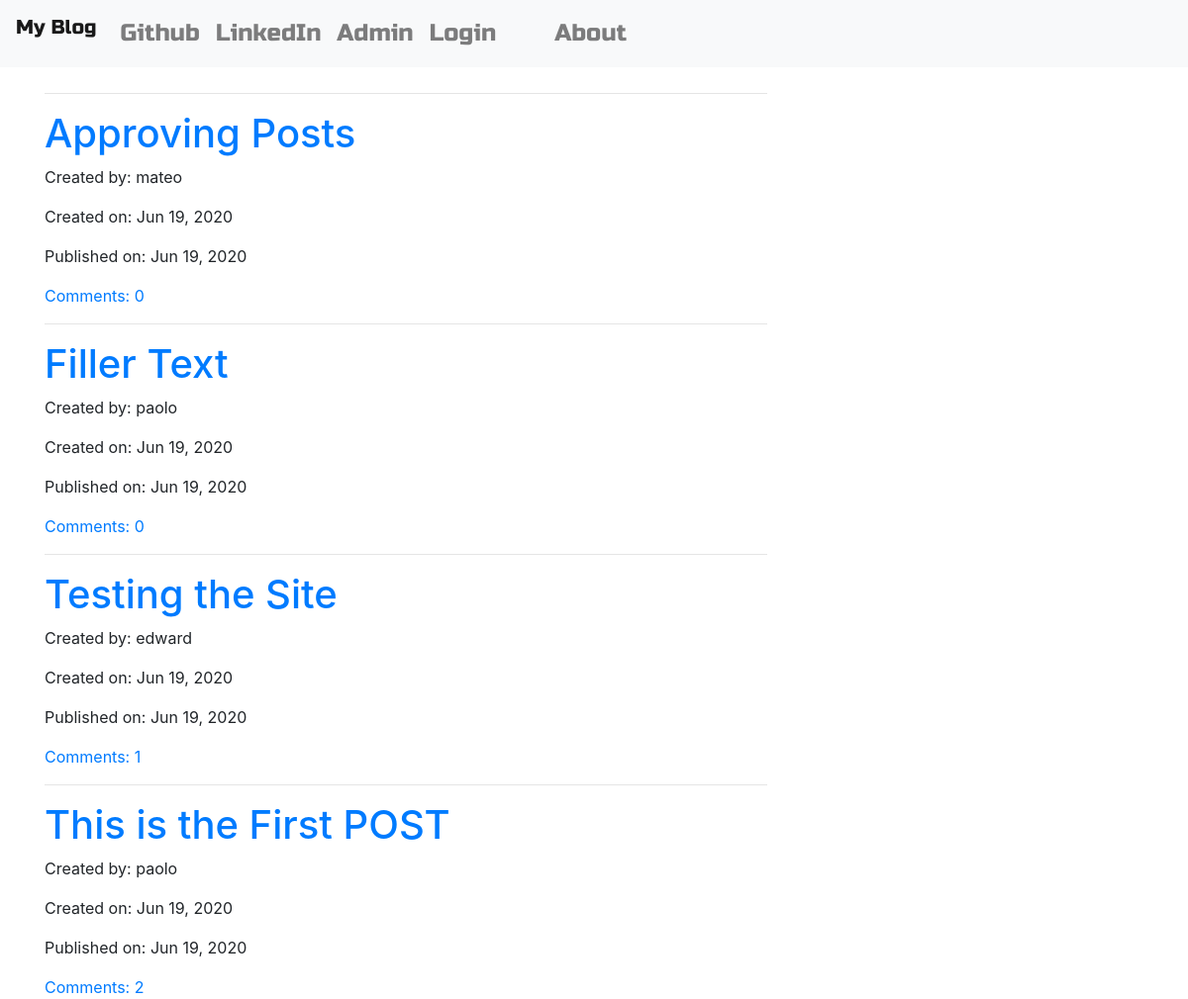
The page / on the database its author committed.
### blog/models.py (models this page shows, shortened)
class Post(models.Model):
    author = models.ForeignKey('auth.User', on_delete=models.CASCADE)
    title = models.CharField(max_length=200)
    text = models.TextField()
    create_date = models.DateTimeField(default=timezone.now)
    published_date = models.DateTimeField(blank=True, null=True)
    def approve_comments(self):
        return self.comments.filter(approved_comment=True)
    def __str__(self):
        return self.title

### blog/views.py (the view)
# urls.py: path('', views.PostListView.as_view(), name='post_list'),
class PostListView(ListView):
    model = Post
    def get_queryset(self):
        return Post.objects.filter(published_date__lte=timezone.now()).order_by('-published_date')

### blog/templates/blog/post_list.html (shortened to what this page needs)
{% extends 'blog/base.html' %}
{% block content %}
<div class="centerstage">
  {% for post in post_list %}
  <hr>
  <div class="post">
    <h1><a href="{% url 'blog:post_detail' pk=post.pk %}">{{ post.title }}</a> </h1>
    <div class="date">
      <p>Created by: {{ post.author }}</p>
      <p>Created on: {{ post.create_date|date:"M d, Y" }}</p>
      <p>Published on: {{ post.published_date|date:"M d, Y" }}</p>
    </div>
    <a href="{% url 'blog:post_detail' pk=post.pk %}">Comments: {{ post.approve_comments.count }}</a>
  </div>
  {% empty %}
  <p>No blog posts</p>
  {% endfor %}
</div>
{% endblock %}

### blog/templates/blog/base.html (shortened to what this page needs)
<!DOCTYPE html>
{% load static %}
<html lang="en" dir="ltr">
  <head>
    <link rel="stylesheet" href="https://stackpath.bootstrapcdn.com/bootstrap/4.5.0/css/bootstrap.min.css">
    <link rel="stylesheet" href="//cdn.jsdelivr.net/npm/medium-editor@latest/dist/css/medium-editor.min.css" type="text/css" media="screen" charset="utf-8">
    <link rel="stylesheet" href="{% static 'css/blog.css' %}">
  </head>
  <body class="loader">
    <nav class="navbar navbar-expand-lg navbar-light bg-light techfont custom-navbar">
      <div class="navbar-nav">
        <a class="navbar-brand" href="{% url 'blog:post_list' %}">My Blog</a>
        <a class="nav-item nav-link" href="https://www.github.com">Github</a>
        <a class="nav-item nav-link" href="https://www.linkedin.com">LinkedIn</a>
        <a class="nav-item nav-link" href="/admin/">Admin</a>
      </div>
      <div class="navbar-nav navbar-right">
        {% if user.is_authenticated %}
        <a class="nav-item nav-link" href="{% url 'blog:post_new' %}">New Post</a>
        <a class="nav-item nav-link" href="{% url 'blog:post_draft_list' %}">Drafts</a>
        <a class="nav-item nav-link" href="{% url 'blog:logout' %}">Log Out</a>
        <a class="nav-item nav-link">&nbsp;&nbsp;&nbsp;&nbsp;&nbsp;&nbsp;Welcome:  {{user.username}}</a>
        {% else %}
        <a class="nav-item nav-link" href="{% url 'blog:login' %}">Login </a>
        {% endif %}
        <a class="nav-item nav-link" href="{% url 'blog:about' %}">&nbsp;&nbsp;&nbsp;&nbsp;&nbsp;&nbsp;About</a>
      </div>
    </nav>
    <div class="content container">
      <div class="row">
        <div class="col-md-8">
          <div class="blog_posts">
            {% block content %}
            {% endblock %}
          </div>
        </div>
      </div>
    </div>
  </body>
</html>

### blog/static/css/blog.css (style rules this page uses)
.techfont { font-family: 'Russo One', sans-serif; font-size: 1.5em; margin-bottom: 10px; }
.centerstage { margin-left: auto; margin-right: auto; }
.loader { filter:hue-rotate(0deg); color: linear-gradient(45deg,#0f8,#08f); animation:hue 5000ms infinite linear; }

### rows shown on the page
Post: title "Approving Posts", author "mateo", create_date "Jun 19, 2020", published_date "Jun 19, 2020", approve_comments.count "0"
Post: title "Filler Text", author "paolo", create_date "Jun 19, 2020", published_date "Jun 19, 2020", approve_comments.count "0"
Post: title "Testing the Site", author "edward", create_date "Jun 19, 2020", published_date "Jun 19, 2020", approve_comments.count "1"
Post: title "This is the First POST", author "paolo", create_date "Jun 19, 2020", published_date "Jun 19, 2020", approve_comments.count "2"
